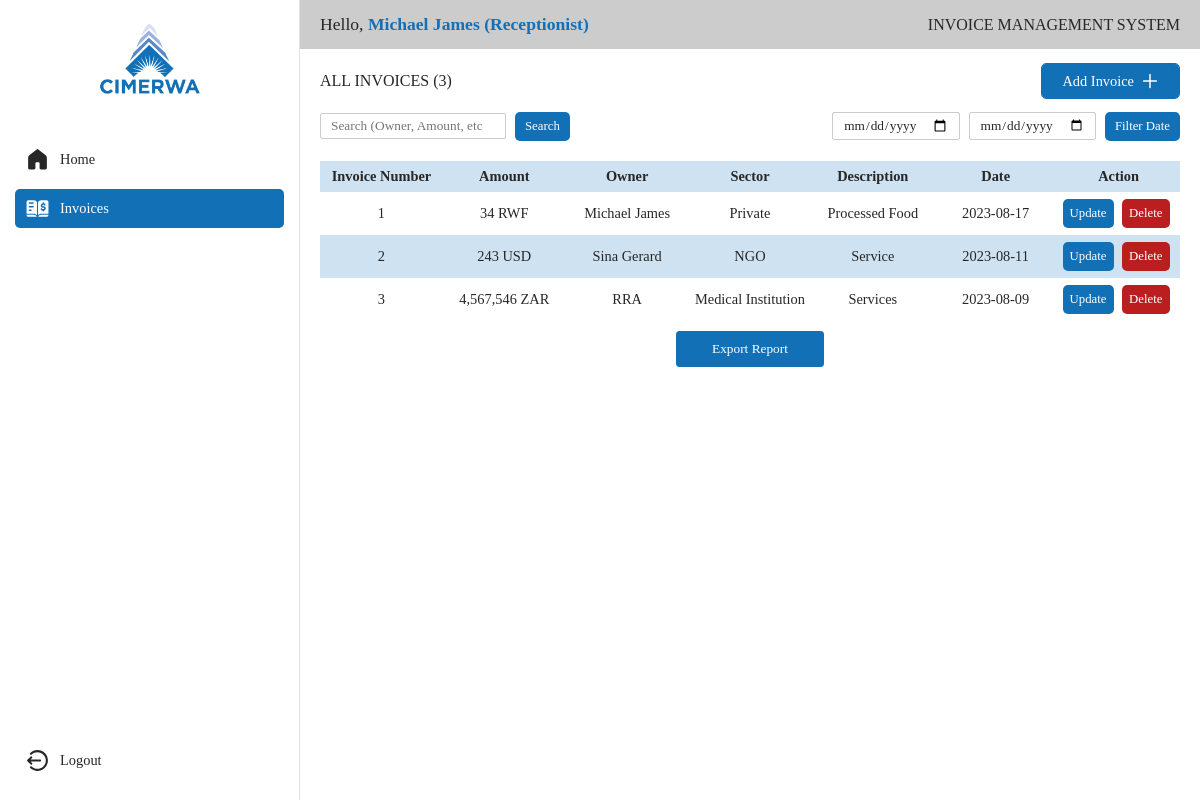
Screenshot of /dash/invoices.php (signed in) with the database file from the repository.
### tables this page shows
CREATE TABLE `invoice` (
  `invoice_number` varchar(20) NOT NULL,
  `amount` int(11) DEFAULT NULL,
  `currency` varchar(20) DEFAULT NULL,
  `owner` int(11) DEFAULT NULL,
  `description` varchar(255) DEFAULT NULL,
  `date` date DEFAULT NULL
);

CREATE TABLE `suppliers` (
  `company_no` int(11) NOT NULL,
  `company_name` varchar(20) DEFAULT NULL,
  `company_sector` varchar(50) DEFAULT NULL
);

### dash/invoices.php (the view, shortened to what this page needs)
<?php
  include '../config.php';
?>
<!DOCTYPE html>
<html lang="en">
<head>
  <link rel="stylesheet" href="../css/style.css">
</head>
<body>
  <main>
    <aside>
      <div class="top">
        <div class="logo">
          <img src="../img/495dc385-rw-cmr-logo.webp" alt="CIMERWA Logo">
        </div>
        <nav>
          <a href="./">
            Home
          </a>
          <a href="./invoices.php" class="active">
            Invoices
          </a>
        </nav>
      </div>
      <a href="../?logout">
        Logout
      </a>
    </aside>
    <div class="main">
      <?php
        include 'topnav.php';
        $urlParams = '';
        if(isset($_POST['searchq'])){
          $key = $_POST['search'];
          $get = mysqli_query($conn, "SELECT * FROM invoice INNER JOIN suppliers ON invoice.owner = suppliers.company_no WHERE invoice.amount LIKE '%$key%' OR invoice.currency LIKE '%$key%' OR invoice.description LIKE '%$key%' OR suppliers.company_name LIKE '%$key%' OR suppliers.company_sector LIKE '%$key%' ORDER BY invoice_number");
          $urlParams = '?searchq='.$key;
        } else if(isset($_POST['dateFilter'])) {
          $start = $_POST['start'];
          $end = $_POST['end'];
          $get = mysqli_query($conn, "SELECT * FROM invoice INNER JOIN suppliers ON invoice.owner = suppliers.company_no WHERE invoice.date BETWEEN '$start' AND '$end' ORDER BY invoice_number");
          $urlParams = '?dateFilter&s='.$start.'&e='.$end;
        } else {
          $get = mysqli_query($conn, "SELECT * FROM invoice INNER JOIN suppliers ON invoice.owner = suppliers.company_no ORDER BY invoice_number");
        }
      ?>
      <div class="main-data">
        <div class="data-table">
          <h1 class="title">
            All Invoices (<?php echo mysqli_num_rows($get); ?>)
            <?php
              if($_SESSION['userLogLvl'] == 1 || $_SESSION['userLogLvl'] == 0){
            ?>
            <a href="./invoices_add.php">
              Add Invoice
            </a>
            <?php } ?>
          </h1>
          <div class="filters">
            <div class="each-filter">
              <form action="" method="POST">
                <input type="search" name="search" value="<?php if(isset($_POST['searchq'])){echo $key; }?>" required placeholder="Search (Owner, Amount, etc)" id="">
                <button name="searchq">Search</button>
              </form>
            </div>
            <div class="each-filter">
              <form action="" method="POST">
                <input type="date" name="start" value="<?php if(isset($_POST['dateFilter'])){echo $start; }?>" required id="">
                <input type="date" name="end" value="<?php if(isset($_POST['dateFilter'])){echo $end; }?>" required id="">
                <button name="dateFilter">Filter Date</button>
              </form>
            </div>
          </div>
          <?php
            if(mysqli_num_rows($get) > 0){
          ?>
          <table>
            <tr>
              <th>Invoice Number</th>
              <th>Amount</th>
              <th>Owner</th>
              <th>Sector</th>
              <th>Description</th>
              <th>Date</th>
              <?php
                if($_SESSION['userLogLvl'] == 1 || $_SESSION['userLogLvl'] == 0){
              ?>
              <th>Action</th>
              <?php } ?>
            </tr>
            <?php
              while($fetch = mysqli_fetch_array($get)){
            ?>
            <tr>
              <td><?php echo $fetch['invoice_number'] ?></td>
              <td><?php echo number_format($fetch['amount'], 0, ',',',')." ".$fetch['currency']; ?></td>
              <td><?php echo $fetch['company_name']; ?></td>
              <td><?php echo $fetch['company_sector']?></td>
              <td><?php echo $fetch['description']; ?></td>
              <td><?php echo $fetch['date']; ?></td>
              <?php
                if($_SESSION['userLogLvl'] == 1 || $_SESSION['userLogLvl'] == 0){
              ?>
              <td>
                <a href="./invoices_update.php?upId=<?php echo $fetch['invoice_number'];?>">Update</a>
                <button onclick="deleteRecord(<?php echo $fetch['invoice_number']; ?>)">Delete</button>
              </td>
              <?php } ?>
            </tr>
            <?php } ?>
          </table>
          <a href="<?php echo 'invoices_export.php'.$urlParams?>" class="reportBtn">
            <button>Export Report</button>
          </a>
          <?php } else { ?>
            <p class="center">No Invoices Found</p>
          <?php } ?>
        </div>
      </div>
    </div>
  </main>
</body>
</html>

### dash/topnav.php
<?php
  $sessionLvl = $_SESSION['userLogLvl'];
  if($sessionLvl == 1) {
    $title = 'Receptionist';
  } else if($sessionLvl == 2) {
    $title = 'Buyer';
  } else if($sessionLvl == 3) {
    $title = 'Acc. Payable Off.';
  } else {
    $title = 'Admin';
  }
?>
<div class="topNav">
  <h1>Hello, <span><?php echo $_SESSION['userLogName'] ?> (<?php echo $title;?>)</span></h1>
  <p>INVOICE MANAGEMENT SYSTEM</p>
</div>

### rows the page displays
invoice: invoice_number "1", amount "34", currency "RWF", owner.company_name "Michael James", owner.company_sector "Private", description "Processed Food", date "2023-08-17"
invoice: invoice_number "2", amount "243", currency "USD", owner.company_name "Sina Gerard", owner.company_sector "NGO", description "Service", date "2023-08-11"
invoice: invoice_number "3", amount "4,567,546", currency "ZAR", owner.company_name "RRA", owner.company_sector "Medical Institution", description "Services", date "2023-08-09"

### other values shown
$_SESSION['userLogName'] "Michael James"
$title "Receptionist"
mysqli_num_rows($get) "3"
